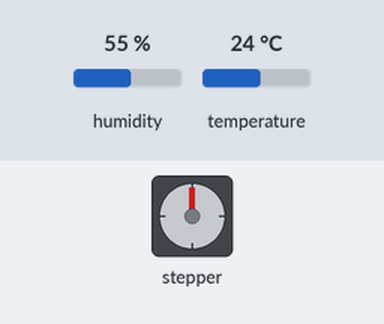
The sketch below on a simulated Arduino Uno, built with avr-gcc and run on an emulated ATmega328P. Shown: stepper motor. Wiring (inferred from the names in the program): stepper motor (2048 steps per turn assumed): coils pin 5, pin 9, pin 10, pin 11. The test bench sets the inputs (shaded band); at power-on: humidity 55 %, temperature 24 °C. What the sketch prints to the serial monitor is not drawn.

Above: at 0.05 s.
At 0.4 s:
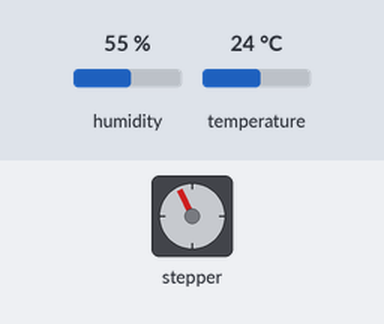
At 0.75 s:
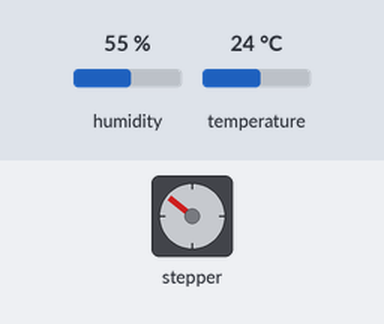
At 1.5 s:
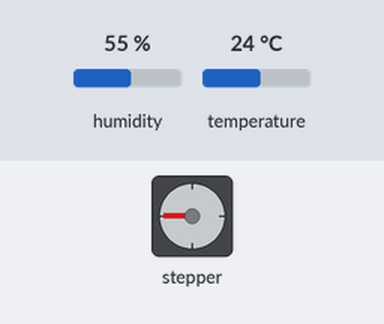
Timing chart, 0 to 3.5 s (numbered marks = the images above):
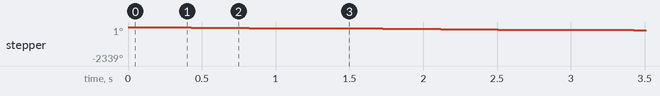

Measured:
- by itself, stepper: turns 89° counter-clockwise in 1.0 s, repeating every 1.5 s

The sketch:

nhietdo_doam.ino
```cpp
#include "DHT.h" // Sử dụng thư viên DHT
#define DHT11Pin 4 // Chọn chân kết nối với DHT11 là chân số 4
#define DHTType DHT11 // Chọn loại cảm biến DHT11

#define STEPPER_PIN_1 5
#define STEPPER_PIN_2 9
#define STEPPER_PIN_3 10
#define STEPPER_PIN_4 11

DHT HT(DHT11Pin, DHTType);

float humi; // Biến để lưu giá trị độ ẩm
float tempC; // Biến để lưu giá trị nhiệt độ theo độ C
float tempF; // Biến để lưu giá trị nhiệt độ theo độ F

int step_number = 0;

void setup() {
  Serial.begin(9600);
  HT.begin(); // Khởi động cảm biến DHT
  pinMode(STEPPER_PIN_1, OUTPUT);
  pinMode(STEPPER_PIN_2, OUTPUT);
  pinMode(STEPPER_PIN_3, OUTPUT);
  pinMode(STEPPER_PIN_4, OUTPUT);
}

void loop() {
  humi = HT.readHumidity(); // Đọc giá trị độ ẩm từ cảm biến
  tempC = HT.readTemperature(); // Đọc giá trị nhiệt độ theo độ C từ cảm biến
  tempF = HT.readTemperature(true); // Đọc giá trị nhiệt độ theo độ F từ cảm biến

  // In giá trị độ ẩm và nhiệt độ ra Serial Monitor với độ chính xác 1 chữ số thập phân
  Serial.print(" Độ ẩm:");
  Serial.print(humi, 1);
  Serial.print("%,\n");
  Serial.print("Nhiệt đô:");
  Serial.print(tempC, 1);
  Serial.print("°C ~ ");
  Serial.print(tempF, 1);
  Serial.print("°F");

  if (humi > 80 && tempC > 25){
    for (int a = 0; a < 2048/8; a++){   // Servo quay 90 độ
    OneStep(true);
    delay(2);
    }
  }else{
    for (int a = 0; a < 2048/4; a++){ // Servo quay 180 độ
      OneStep(false);
      delay(2);
    }
  }
      delay(500);
}

void OneStep(bool dir){
  if(dir){
    switch (step_number) {
      case 0:
        digitalWrite(STEPPER_PIN_1, HIGH);
        digitalWrite(STEPPER_PIN_2, LOW);
        digitalWrite(STEPPER_PIN_3, LOW);
        digitalWrite(STEPPER_PIN_4, LOW);
        break;
      case 1:
        digitalWrite(STEPPER_PIN_1, LOW);
        digitalWrite(STEPPER_PIN_2, HIGH);
        digitalWrite(STEPPER_PIN_3, LOW);
        digitalWrite(STEPPER_PIN_4, LOW);
        break;
      case 2:
        digitalWrite(STEPPER_PIN_1, LOW);
        digitalWrite(STEPPER_PIN_2, LOW);
        digitalWrite(STEPPER_PIN_3, HIGH);
        digitalWrite(STEPPER_PIN_4, LOW);
        break;
      case 3:
        digitalWrite(STEPPER_PIN_1, LOW);
        digitalWrite(STEPPER_PIN_2, LOW);
        digitalWrite(STEPPER_PIN_3, LOW);
        digitalWrite(STEPPER_PIN_4, HIGH);
        break;
    }
  }
  else{
    switch(step_number){
      case 0:
        digitalWrite(STEPPER_PIN_1, LOW);
        digitalWrite(STEPPER_PIN_2, LOW);
        digitalWrite(STEPPER_PIN_3, LOW);
        digitalWrite(STEPPER_PIN_4, HIGH);
        break;
      case 1:
        digitalWrite(STEPPER_PIN_1, LOW);
        digitalWrite(STEPPER_PIN_2, LOW);
        digitalWrite(STEPPER_PIN_3, HIGH);
        digitalWrite(STEPPER_PIN_4, LOW);
        break;
      case 2:
        digitalWrite(STEPPER_PIN_1, LOW);
        digitalWrite(STEPPER_PIN_2, HIGH);
        digitalWrite(STEPPER_PIN_3, LOW);
        digitalWrite(STEPPER_PIN_4, LOW);
        break;
      case 3:
        digitalWrite(STEPPER_PIN_1, HIGH);
        digitalWrite(STEPPER_PIN_2, LOW);
        digitalWrite(STEPPER_PIN_3, LOW);
        digitalWrite(STEPPER_PIN_4, LOW);
        break;
    }
  }
  step_number++;
  if(step_number > 3){
    step_number = 0;
  }
}
```
